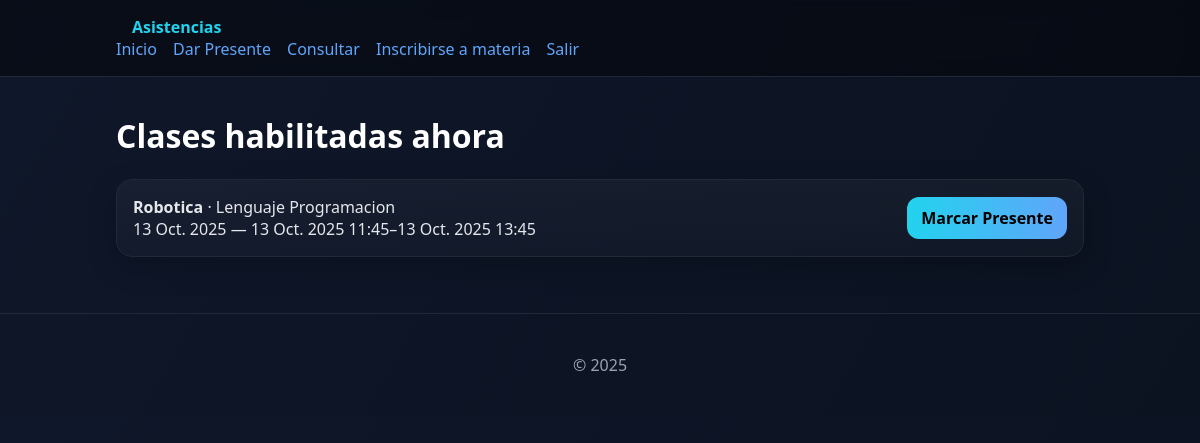
/publico/ (signed in), run on the app's committed database.
### asistencias/models.py (models this page shows, shortened)
class Clase(models.Model):
    materia = models.ForeignKey(Materia, on_delete=models.CASCADE, related_name='clases')
    fecha = models.DateField()
    hora_inicio = models.DateTimeField(help_text='Inicio de ventana para marcar presente')
    hora_fin = models.DateTimeField(help_text='Fin de ventana para marcar presente')
    tema = models.CharField(max_length=255, blank=True)
    def ventana_activa(self):
        """Ventana activa si ahora está entre hora_inicio y hora_fin."""
        ahora = timezone.now()
        return self.hora_inicio <= ahora <= self.hora_fin
    ventana_activa.boolean = True

class Materia(models.Model):
    diplomatura = models.ForeignKey(Diplomatura, on_delete=models.CASCADE, related_name='materias')
    nombre = models.CharField(max_length=200)
    descripcion = models.TextField(blank=True)
    codigo = models.CharField(max_length=20, unique=True)  # para inscripción
    profesor_titular = models.ForeignKey(User, on_delete=models.SET_NULL, null=True, related_name='materias_titular')
    class Meta:
        unique_together = ('diplomatura', 'nombre')

class Diplomatura(models.Model):
    nombre = models.CharField(max_length=200, unique=True)
    descripcion = models.TextField(blank=True)
    codigo = models.CharField(max_length=20, unique=True)  # para inscripción
    creada_por = models.ForeignKey(User, on_delete=models.SET_NULL, null=True, related_name='diplos_creadas')
    coordinadores = models.ManyToManyField(
        User, blank=True, related_name='diplos_coordinadas'
    )

### asistencias/views/publico.py (the view)
# urls.py: path('publico/', views.publico, name='publico'),
def publico(request):
    now = timezone.localtime()
    clases = (Clase.objects
              .select_related('materia', 'materia__diplomatura')
              .filter(hora_inicio__lte=now, hora_fin__gte=now))
    if request.user.is_authenticated:
        clases = (clases.filter(
                    Q(materia__inscripciones__user=request.user) |   # alumno inscripto
                    Q(materia__profesores__user=request.user)        # o profesor
                 ).distinct())
    else:
        clases = clases.none()
    clases = clases.order_by('materia__diplomatura__nombre',
                             'materia__nombre', 'hora_inicio')
    return render(request, 'asistencias/publico.html', {'clases': clases})

### templates/asistencias/publico.html (shortened to what this page needs)
{% extends 'base.html' %}
{% block content %}
<h1>Clases habilitadas ahora</h1>
<div class="list">
  {% for c in clases %}
    <div class="card row">
      <div>
        <div><strong>{{ c.materia.diplomatura.nombre }}</strong> · {{ c.materia.nombre }}</div>
        <div>{{ c.fecha }} — {{ c.hora_inicio }}–{{ c.hora_fin }}</div>
      </div>
      <div>
        <a class="btn" href="{% url 'asistencias:marcar_presente' c.id %}">Marcar Presente</a>
      </div>
    </div>
  {% empty %}
    <p>No hay clases habilitadas en este momento.</p>
  {% endfor %}
</div>
{% endblock %}

### static/core/styles.css (style rules this page uses)
:root { --bg:#0f172a; --card:#111827; --text:#e5e7eb; --muted:#9ca3af; --accent:#22d3ee; --accent2:#60a5fa; }
* { box-sizing:border-box }
body { margin:0;font-family:system-ui,Segoe UI,Roboto,Arial,sans-serif;background:linear-gradient(120deg,var(--bg),#0b1220);color:var(--text) }
a { color:var(--accent2);text-decoration:none }
h1,h2,h3 { color:#fff }
.card { background:linear-gradient(180deg,rgba(255,255,255,.04),rgba(255,255,255,.02));border:1px solid #1f2937;border-radius:16px;padding:16px;box-shadow:0 10px 30px rgba(0,0,0,.2) }
.btn { display:inline-block;padding:10px 14px;border-radius:12px;background:linear-gradient(90deg,var(--accent),var(--accent2));color:#000;font-weight:700;border:none }
.row { display:flex;justify-content:space-between;align-items:center;gap:12px }

### data on the page
Clase: materia.diplomatura.nombre "Robotica", materia.nombre "Lenguaje Programacion", fecha "13 Oct. 2025", hora_inicio "13 Oct. 2025 11:45", hora_fin "13 Oct. 2025 13:45"
